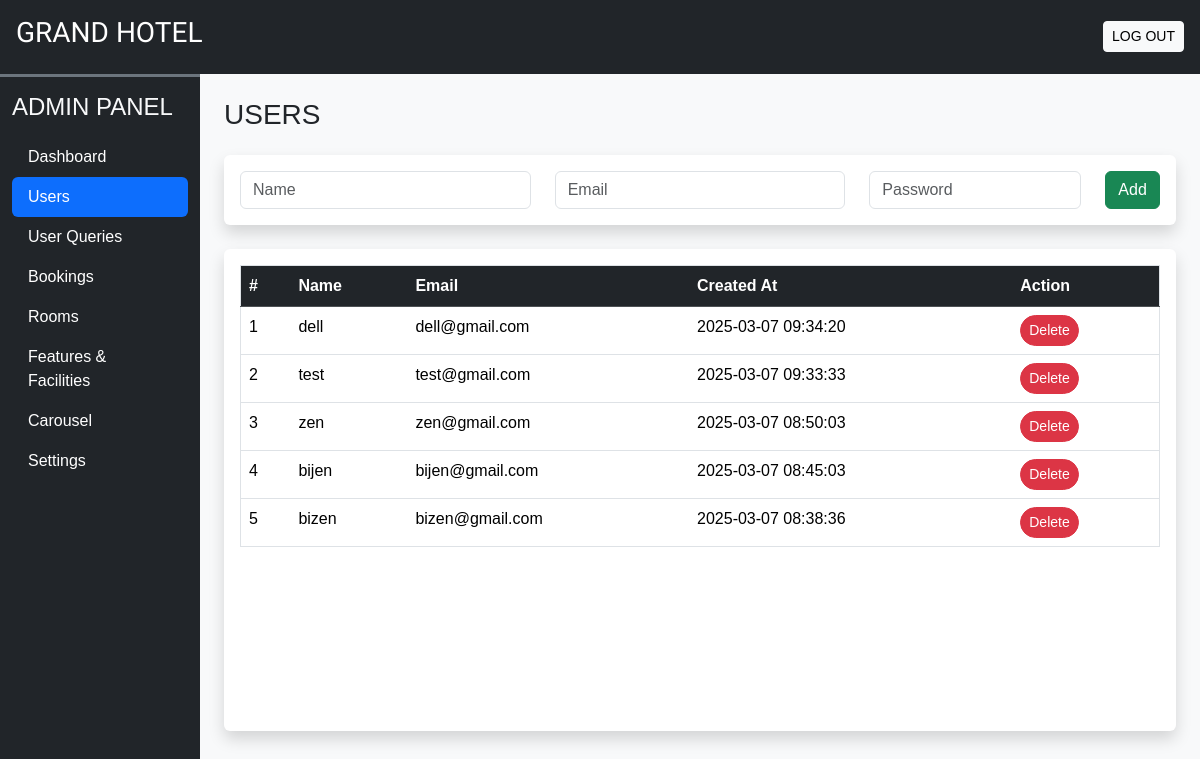
Page /admin/users.php (signed in) on the committed database.
### tables this page shows
CREATE TABLE `customer` (
  `id` int(11) NOT NULL,
  `name` varchar(100) NOT NULL,
  `email` varchar(255) NOT NULL,
  `password` varchar(255) NOT NULL,
  `created_at` timestamp NOT NULL DEFAULT current_timestamp()
);

### admin/users.php (the view, shortened to what this page needs)
<!DOCTYPE html>
<html lang="en">
<head>
    <?php require('inc/links.php'); ?>
</head>
<body class="bg-light">
    <?php require('inc/header.php'); ?>
    <div class="container-fluid" id="main-content">
        <div class="row">
            <div class="col-lg-10 ms-auto p-4 overflow-hidden">
                <h3 class="mb-4">USERS</h3>
                <div class="card border-0 shadow mb-4">
                    <div class="card-body">
                        <form method="POST">
                            <div class="row">
                                <div class="col-md-4">
                                    <input type="text" name="name" class="form-control" placeholder="Name" required>
                                </div>
                                <div class="col-md-4">
                                    <input type="email" name="email" class="form-control" placeholder="Email" required>
                                </div>
                                <div class="col-md-3">
                                    <input type="password" name="password" class="form-control" placeholder="Password" required>
                                </div>
                                <div class="col-md-1">
                                    <button type="submit" name="add_customer" class="btn btn-success">Add</button>
                                </div>
                            </div>
                        </form>
                    </div>
                </div>
                <div class="card border-0 shadow mb-4">
                    <div class="card-body">
                        <div class="table-responsive-md" style="height: 450px; overflow-y: scroll;">
                            <table class="table table-hover border">
                                <thead class="sticky-top">
                                    <tr class="table-dark text-light">
                                        <th scope="col">#</th>
                                        <th scope="col">Name</th>
                                        <th scope="col">Email</th>
                                        <th scope="col">Created At</th>
                                        <th scope="col">Action</th>
                                    </tr>
                                </thead>
                                <tbody>
                                    <?php
                                    $q = "SELECT * FROM customer ORDER BY id DESC";
                                    $data = mysqli_query($con, $q);
                                    $i = 1;
                                    while ($row = mysqli_fetch_assoc($data)) {
                                        echo <<<row
                                            <tr>
                                                <td>$i</td>
                                                <td>$row[name]</td>
                                                <td>$row[email]</td>
                                                <td>$row[created_at]</td>
                                                <td>
                                                    <a href="?delete=$row[id]" class="btn btn-danger btn-sm rounded-pill">Delete</a>
                                                </td>
                                            </tr>
                                        row;
                                        $i++;
                                    }
                                    ?>
                                </tbody>
                            </table>
                        </div>
                    </div>
                </div>
            </div>
        </div>
    </div>
</body>
</html>

### admin/css/common.css (style rules this page uses)
:root { --teal: #2ec1ac; --teal_hover: #279e8c; }
* { font-family: 'Poppins', sans-serif; }

### rows in the picture
customer: name "dell", email "dell@gmail.com", created_at "2025-03-07 09:34:20"
customer: name "test", email "test@gmail.com", created_at "2025-03-07 09:33:33"
customer: name "zen", email "zen@gmail.com", created_at "2025-03-07 08:50:03"
customer: name "bijen", email "bijen@gmail.com", created_at "2025-03-07 08:45:03"
customer: name "bizen", email "bizen@gmail.com", created_at "2025-03-07 08:38:36"
